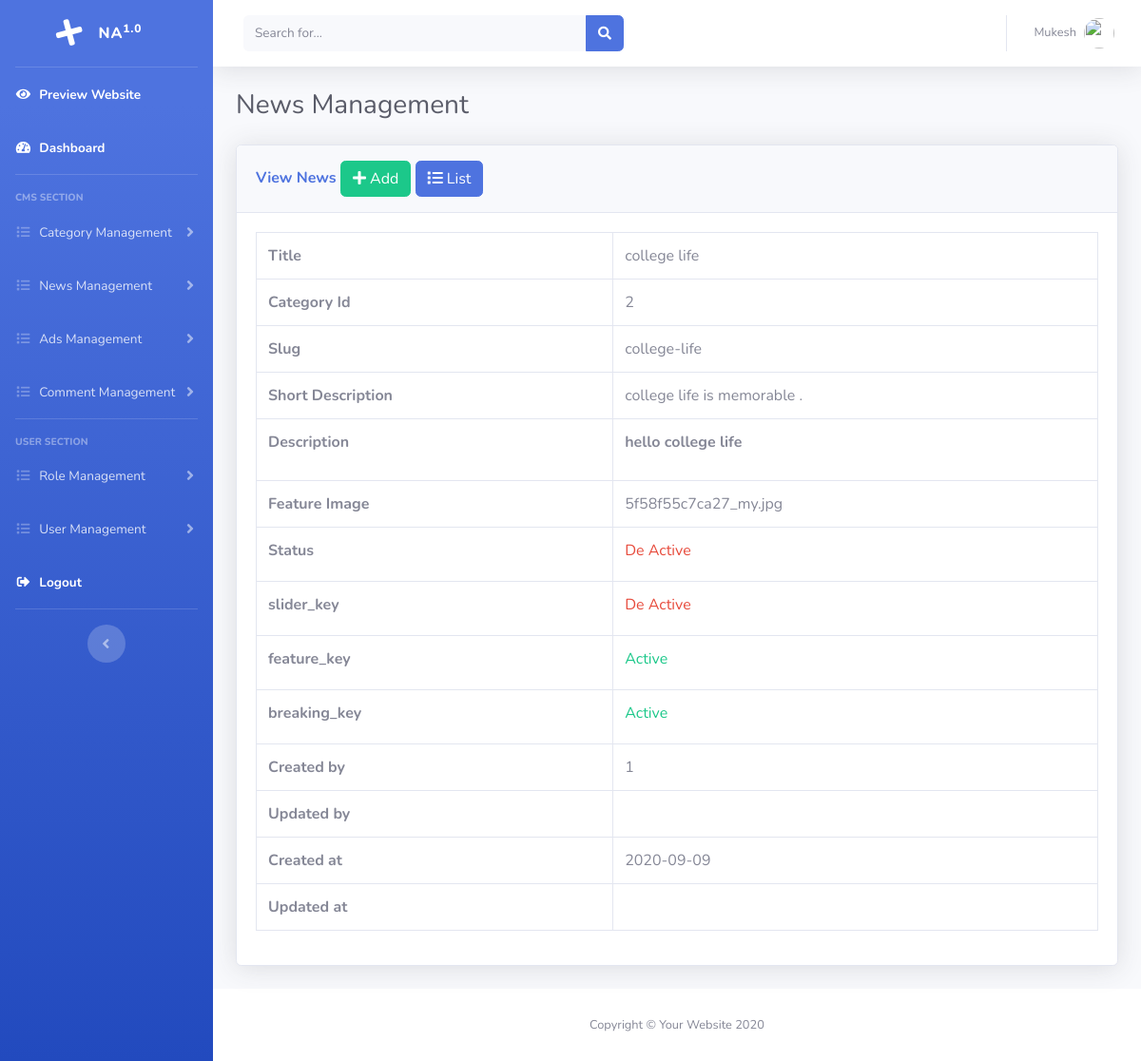
/admin/view_news.php?id=1 (signed in), run on the app's committed database.
### tables this page shows
CREATE TABLE `tbl_news` (
  `id` int(11) NOT NULL,
  `category_id` int(11) NOT NULL,
  `title` varchar(30) NOT NULL,
  `slug` varchar(30) NOT NULL,
  `feature_image` varchar(40) NOT NULL,
  `short_description` varchar(40) NOT NULL,
  `description` varchar(40) NOT NULL,
  `feature_key` tinyint(1) DEFAULT NULL,
  `breaking_key` tinyint(1) DEFAULT NULL,
  `slider_key` tinyint(1) DEFAULT NULL,
  `status` enum('0','1') NOT NULL,
  `created_by` int(11) NOT NULL,
  `updated_by` int(11) DEFAULT NULL,
  `created_at` date NOT NULL,
  `updated_at` date DEFAULT NULL,
  `view_counts` int(11) NOT NULL
);

### admin/object.php (called while the page is built, shortened)
<?php
require_once "libs/news.class.php";
$news = new news();
?>

### admin/libs/news.class.php (called while the page is built, shortened)
<?php
require_once "common.class.php";
class news extends common{
	protected $id,$category_id,$title,$slug,$feature_image,$short_description,$description,$feature_key,$breaking_key,$slider_key,$status,$created_by,$updated_by,$created_at,$updated_at;
	function getNewsById(){
		$sql = "select * from tbl_news where id='$this->id'";
		return $this->select($sql);
	}
}
?>

### admin/libs/common.class.php (called while the page is built, shortened)
<?php
abstract class common{
    protected $connection;
	function connect(){
		$this->connection = new mysqli('localhost','root','','news_capsule');
	}
	function select($query){
		$result = $this->connection->query($query);
		$data = [];
		if ($result->num_rows > 0 ){
			while ($d = $result->fetch_object()){
				array_push($data,$d);
			}
		}
		return $data;
	}
}
?>

### admin/view_news.php (the view, shortened to what this page needs)
<?php
require_once "header.php";
if (isset($_GET['id'])){
	$news->set('id',$_GET['id']);
	$data = $news->getNewsById();
} else{
  header('location:list_news.php');
}
?>
          <h1 class="h3 mb-4 text-gray-800">News Management</h1>
          <div class="row">
	<div class="col-lg-12">
		<div class="card shadow mb-4">
			<div class="card-header py-3">
				<h6 class="m-0 font-weight-bold text-primary">View News
				<a href="add_news.php" class="btn btn-success"><i class="fas fa-plus"></i> Add</a>
				 <a href="list_news.php" class="btn btn-primary"><i class="fas fa-list"></i> List</a>
				</h6>
			</div>
			<div class="card-body">
				<table class="table table-bordered">
					<tr>
						<th>Title</th>
						<td><?php echo $data[0]->title ?></td>
					</tr>
					<tr>
						<th>Category Id</th>
						<td><?php echo $data[0]->category_id ?></td>
					</tr>
					<tr>
						<th>Slug</th>
						<td><?php echo $data[0]->slug ?></td>
					</tr>
					<tr>
						<th>Short Description</th>
						<td><?php echo $data[0]->short_description ?></td>
					</tr>
					<tr>
						<th>Description</th>
						<td><?php echo $data[0]->description ?></td>
					</tr>
					<tr>
						<th>Feature Image</th>
						<td><?php echo $data[0]->feature_image ?></td>
					</tr>
					<tr>
						<th>Status</th>
						<td>
								<?php if($data[0]->status){ ?>
									<label class="text text-success">Active</label>
								<?php } else{ ?>
									<label class="text text-danger">De Active</label>
								<?php } ?>
						</td>
					</tr>
					<tr>
						<th>slider_key</th>
						<td>
								<?php if($data[0]->slider_key){ ?>
									<label class="text text-success">Active</label>
								<?php } else{ ?>
									<label class="text text-danger">De Active</label>
								<?php } ?>
						</td>
					</tr>
					<tr>
						<th>feature_key</th>
						<td>
								<?php if($data[0]->feature_key){ ?>
									<label class="text text-success">Active</label>
								<?php } else{ ?>
									<label class="text text-danger">De Active</label>
								<?php } ?>
						</td>
					</tr>
					<tr>
						<th>breaking_key</th>
						<td>
								<?php if($data[0]->breaking_key){ ?>
									<label class="text text-success">Active</label>
								<?php } else{ ?>
									<label class="text text-danger">De Active</label>
								<?php } ?>
						</td>
					</tr>
					<tr>
						<th>Created by</th>
						<td><?php echo $data[0]->created_by ?></td>
					</tr>
					<tr>
						<th>Updated by</th>
						<td><?php echo $data[0]->updated_by ?></td>
					</tr>
					<tr>
						<th>Created at</th>
						<td><?php echo $data[0]->created_at ?></td>
					</tr>
					<tr>
						<th>Updated at</th>
						<td><?php echo $data[0]->updated_at ?></td>
					</tr>
				</table>
			</div>
		</div>
	</div>
</div>
<?php require_once "footer.php"; ?>

### data on the page
tbl_news: title "college life", category "2", slug "college-life", short_description "college life is memorable .", description "hello college life", feature_image "5f58f55c7ca27_my.jpg", created_by "1", created_at "2020-09-09"

### other printed values
$_SESSION['name'] "Mukesh"
